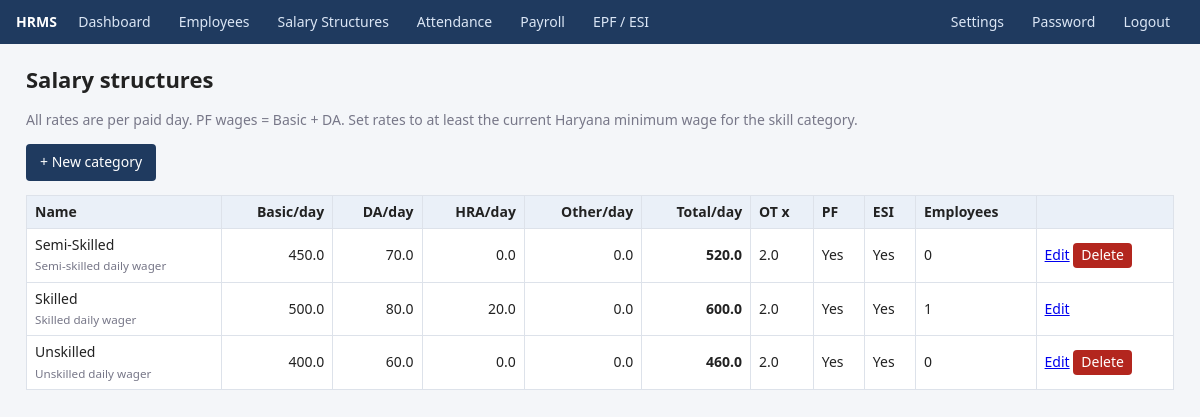
Page /categories (signed in) on the committed database.
### models.py (models this page shows)
class Category(Base):
    __tablename__ = "categories"
    id = Column(Integer, primary_key=True)
    name = Column(String, unique=True, nullable=False)
    description = Column(String)
    basic_day = Column(Float, default=0)
    da_day = Column(Float, default=0)
    hra_day = Column(Float, default=0)
    other_day = Column(Float, default=0)
    ot_multiplier = Column(Float, default=2.0)   # Factories Act: double rate
    pf_applicable = Column(Boolean, default=True)
    esi_applicable = Column(Boolean, default=True)
    pf_ceiling = Column(Boolean, default=True)    # restrict PF wages to ceiling
    employees = relationship("Employee", back_populates="category")
    @property
    def total_day(self):
        return (self.basic_day or 0) + (self.da_day or 0) + (self.hra_day or 0) + (self.other_day or 0)

### app.py (the view)
@app.route("/categories")
def categories():
    return render_template("categories.html", cats=db.query(Category).order_by(Category.name).all())

### app.py (called while the page is built)
@app.teardown_appcontext
def _shutdown(exc=None):
    db.remove()

@app.before_request
def _auth():
    if request.endpoint in ("login", "static"):
        return
    if "uid" not in session:
        return redirect(url_for("login", next=request.path))

@app.context_processor
def _ctx():
    return dict(S=get_settings(), today=date.today(), cur_month=date.today().strftime("%Y-%m"),
                month_label=pdfs.month_label,
                cats_all=db.query(Category).order_by(Category.name).all() if "uid" in session else [])

### models.py (called while the page is built)
def get_settings():
    s = dict(DEFAULT_SETTINGS)
    for row in db.query(Setting).all():
        s[row.key] = row.value
    return s

### templates/categories.html
{% extends "base.html" %}{% block body %}
<h1>Salary structures</h1>
<p class="muted">All rates are per paid day. PF wages = Basic + DA. Set rates to at least the current Haryana minimum wage for the skill category.</p>
<p><a class="btn" href="{{ url_for('category_form') }}">+ New category</a></p>
<div class="scroll"><table>
<tr><th>Name</th><th class="n">Basic/day</th><th class="n">DA/day</th><th class="n">HRA/day</th><th class="n">Other/day</th><th class="n">Total/day</th><th>OT x</th><th>PF</th><th>ESI</th><th>Employees</th><th></th></tr>
{% for c in cats %}<tr><td>{{ c.name }}<br><small class="muted">{{ c.description or '' }}</small></td>
<td class="n">{{ c.basic_day }}</td><td class="n">{{ c.da_day }}</td><td class="n">{{ c.hra_day }}</td><td class="n">{{ c.other_day }}</td>
<td class="n"><b>{{ c.total_day|round(2) }}</b></td><td>{{ c.ot_multiplier }}</td>
<td>{{ 'Yes' if c.pf_applicable else 'No' }}</td><td>{{ 'Yes' if c.esi_applicable else 'No' }}</td><td>{{ c.employees|length }}</td>
<td><a href="{{ url_for('category_form', cid=c.id) }}">Edit</a>
{% if not c.employees %}<form method="post" action="{{ url_for('category_delete', cid=c.id) }}" style="display:inline"><button class="btn red" style="padding:2px 8px">Delete</button></form>{% endif %}</td></tr>
{% endfor %}</table></div>
{% endblock %}

### templates/base.html (shortened to what this page needs)
<!doctype html><html lang="en"><head><meta charset="utf-8"><meta name="viewport" content="width=device-width,initial-scale=1">
<title>{% block title %}HRMS{% endblock %} - {{ S.company_name }}</title><link rel="stylesheet" href="{{ url_for('static', filename='style.css') }}"></head><body>
{% if session.uid %}<nav><span class="brand">HRMS &nbsp;</span>
<a href="{{ url_for('dashboard') }}">Dashboard</a><a href="{{ url_for('employees') }}">Employees</a>
<a href="{{ url_for('categories') }}">Salary Structures</a><a href="{{ url_for('attendance') }}">Attendance</a>
<a href="{{ url_for('payroll_list') }}">Payroll</a><a href="{{ url_for('compliance_page') }}">EPF / ESI</a>
<a href="{{ url_for('settings') }}">Settings</a><a href="{{ url_for('change_password') }}">Password</a><a href="{{ url_for('logout') }}">Logout</a></nav>{% endif %}
<main>{% with m = get_flashed_messages(with_categories=true) %}{% for c, t in m %}<div class="flash {{ c }}">{{ t }}</div>{% endfor %}{% endwith %}
{% block body %}{% endblock %}</main></body></html>

### static/style.css (style rules this page uses)
* { box-sizing:border-box }
body { font:14px/1.45 Segoe UI,Arial,sans-serif;margin:0;background:#f4f6f9;color:#222 }
nav { background:#1f3a5f;padding:0 16px;display:flex;flex-wrap:wrap;align-items:center }
nav a { color:#dbe6f5;padding:12px 14px;text-decoration:none }
nav .brand { font-weight:700;color:#fff }
main { max-width:1180px;margin:20px auto;padding:0 16px }
h1 { font-size:22px;margin:0 0 14px }
table { border-collapse:collapse;width:100%;background:#fff }
th,td { border:1px solid #dde2ea;padding:6px 8px;text-align:left }
th { background:#eaf0f8 }
td.n,th.n { text-align:right }
.scroll { overflow-x:auto }
.btn { display:inline-block;background:#1f3a5f;color:#fff;border:0;padding:8px 14px;border-radius:4px;cursor:pointer;text-decoration:none;font:inherit }
.btn.red { background:#b3261e }
.muted { color:#778 }

### rows in the picture
Category: name "Semi-Skilled", description "Semi-skilled daily wager", basic_day "450.0", da_day "70.0", hra_day "0.0", other_day "0.0", total_day "520.0", ot_multiplier "2.0", pf_applicable "Yes", esi_applicable "Yes", employees|length "0"
Category: name "Skilled", description "Skilled daily wager", basic_day "500.0", da_day "80.0", hra_day "20.0", other_day "0.0", total_day "600.0", ot_multiplier "2.0", pf_applicable "Yes", esi_applicable "Yes", employees|length "1"
Category: name "Unskilled", description "Unskilled daily wager", basic_day "400.0", da_day "60.0", hra_day "0.0", other_day "0.0", total_day "460.0", ot_multiplier "2.0", pf_applicable "Yes", esi_applicable "Yes", employees|length "0"
